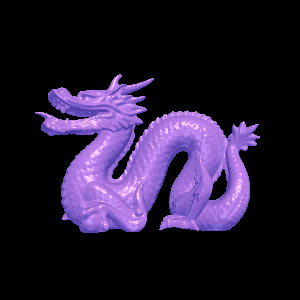

Write Python code to recreate this figure.
#!/usr/bin/env python

# Demonstrate VBO-based PLY mapper rendering a dragon model with a light kit.

import vtkmodules.vtkInteractionStyle  # noqa: F401
import vtkmodules.vtkRenderingOpenGL2  # noqa: F401

import os

from vtkmodules.vtkIOPLY import vtkPLYReader
from vtkmodules.vtkRenderingCore import (
    vtkActor,
    vtkLightKit,
    vtkPolyDataMapper,
    vtkRenderWindow,
    vtkRenderWindowInteractor,
    vtkRenderer,
)

data_dir = os.environ.get("VPE_DATA_DIR", os.path.dirname(os.path.abspath(__file__)))

# Dragon model
reader = vtkPLYReader()
reader.SetFileName(os.path.join(data_dir, "dragon.ply"))
reader.Update()

mapper = vtkPolyDataMapper()
mapper.SetInputConnection(reader.GetOutputPort())

actor = vtkActor()
actor.SetMapper(mapper)
actor.GetProperty().SetAmbientColor(0.2, 0.2, 1.0)
actor.GetProperty().SetDiffuseColor(1.0, 0.65, 0.7)
actor.GetProperty().SetSpecularColor(1.0, 1.0, 1.0)
actor.GetProperty().SetSpecular(0.5)
actor.GetProperty().SetDiffuse(0.7)
actor.GetProperty().SetAmbient(0.5)
actor.GetProperty().SetSpecularPower(20.0)
actor.GetProperty().SetOpacity(1.0)

renderer = vtkRenderer()
renderer.SetBackground(0.0, 0.0, 0.0)
renderer.AddActor(actor)

render_window = vtkRenderWindow()
render_window.SetMultiSamples(0)
render_window.SetSize(300, 300)
render_window.AddRenderer(renderer)
render_window.SetWindowName("vboply mapper")

interactor = vtkRenderWindowInteractor()
interactor.SetRenderWindow(render_window)

# Scene
light_kit = vtkLightKit()
light_kit.AddLightsToRenderer(renderer)
renderer.GetActiveCamera().SetPosition(0, 0, 1)
renderer.GetActiveCamera().SetFocalPoint(0, 0, 0)
renderer.GetActiveCamera().SetViewUp(0, 1, 0)
renderer.ResetCamera()

interactor.Initialize()
interactor.Start()
